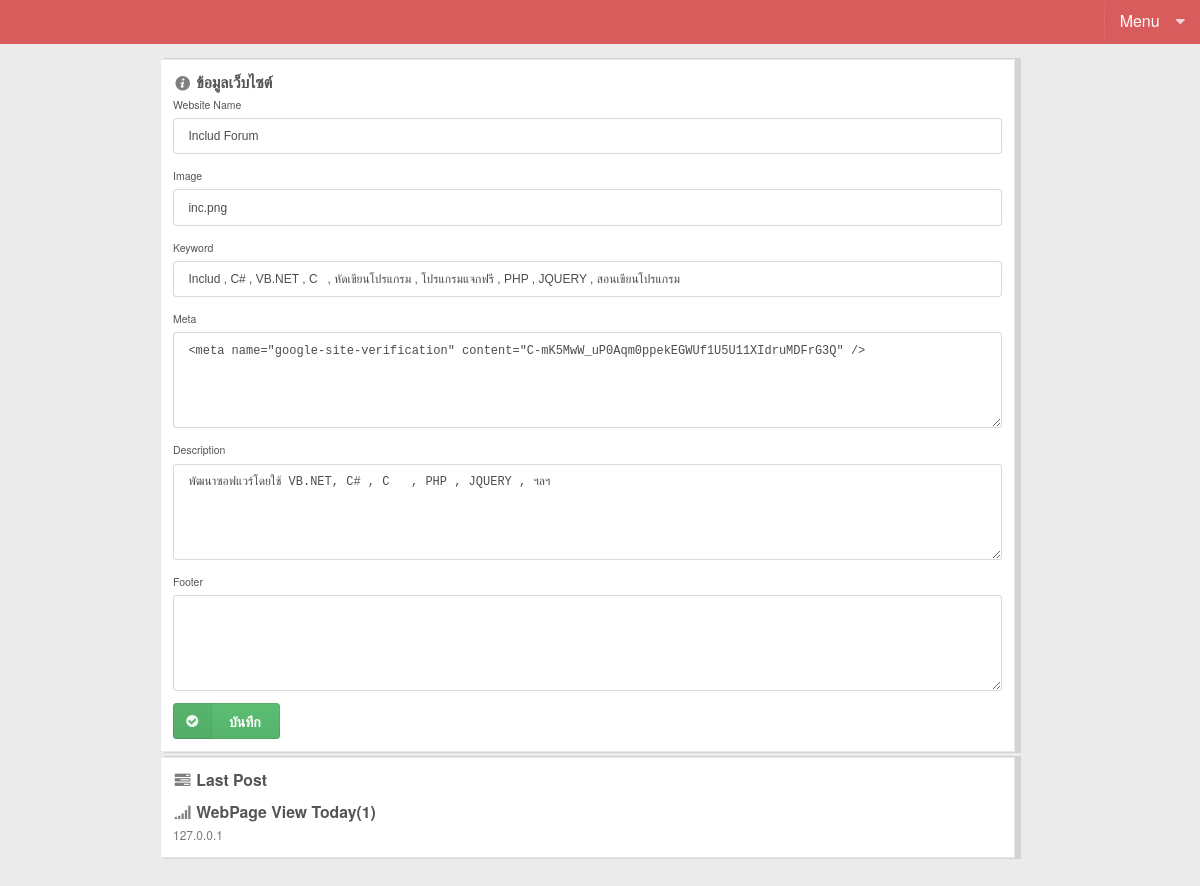
The app's page /cp/index.php (signed in) with its own data.
### tables this page shows
CREATE TABLE `info` (
  `wsname` text NOT NULL,
  `image` varchar(1000) NOT NULL,
  `keyword` text NOT NULL,
  `meta` text NOT NULL,
  `description` text NOT NULL,
  `contact` text NOT NULL,
  `footer` text NOT NULL
);

### cp/index.php (the view, shortened to what this page needs)
<!DOCTYPE html>
<?php
	require("lib/webconfig.php");
?>
<html>
<head>
<link href='css/semantic.css' rel='stylesheet' />
<link href='css/main.css' rel='stylesheet' />
<link rel="stylesheet" href="http://cdn.wysibb.com/css/default/wbbtheme.css" />
</head>
<body>
<?php if(@$_SESSION['Admin']){?>
<div class="navheader">
<div class="ui inverted red menu">
  		  <div class="right menu">
		<div class="ui dropdown item">
		  Menu<i class="dropdown icon"></i>
		</div>
	  </div>
</div>
</div>
<div class="data-contain-div">
<div class="data-div left">
<?php
	@$sec = $_GET['sec'];
	switch($sec)
	{
?>
<?php
			default:
?>
<?php
	$info = $mysqli->query("SELECT * FROM info");
	$info_result = $info->fetch_assoc();
?>
<div class="status-div">
<div class="ui form segment">
	<div class="field">
		<label><h2><i class="info basic icon"></i>ข้อมูลเว็บไซต์</h2></label>
<div class="ui form">
  <div class="field">
    <label>Website Name</label>
    <input type="text" id="website" value="<?php echo $info_result['wsname']?>">
  </div>
</div>
<div class="ui form">
  <div class="field">
    <label>Image</label>
    <input type="text" id="image" value="<?php echo $info_result['image']?>">
  </div>
</div>
<div class="ui form">
  <div class="field">
    <label>Keyword</label>
    <input type="text" id="keyword" value="<?php echo $info_result['keyword']?>">
  </div>
</div>
<div class="ui form">
  <div class="field">
    <label>Meta</label>
    <textarea style="height:50px;" id="meta"><?php echo $info_result['meta']?></textarea>
  </div>
</div>
<div class="ui form">
  <div class="field">
    <label>Description</label>
    <textarea style="height:50px;" id="description"><?php echo $info_result['description']?></textarea>
  </div>
</div>
<div class="ui form">
  <div class="field">
    <label>Footer</label>
    <textarea style="height:50px;" id="footer"><?php echo $info_result['footer']?></textarea>
  </div>
</div>
	<div class="small green ui labeled icon button" onclick="InfoUp(); return false">
    <i class="ok sign icon"></i>
	บันทึก
</div>
	</div>
</div>
</div>
<div class="status-div">
<div class="ui form segment">
	<div class="field">
		<label><h2><i class="tasks icon"></i>Last Post</h2></label>
	</div>
	<div class="field">
		<?php
			$daynow = date("Y-m-d");
			$num_row = $mysqli->query("SELECT DISTINCT * FROM logip WHERE time_view = '$daynow'");
			$num_result = $num_row->num_rows;
		?>
		<label><h2><i class="signal icon"></i>WebPage View Today(<?php echo $num_result?>)</h2></label>
		<div>
		<?php
			$log = $mysqli->query("SELECT DISTINCT * FROM logip WHERE time_view = '$daynow'");
			while($log_result = $log->fetch_assoc()){
		?>
			<span><?php echo $log_result['ipaddress']?></span></br>
		<?php } ?>
		</div>
	</div>
</div>
</div>
<?php
			break;
	}
?>
</div>
</div>
<?php } ?>
</body>
</html>

### cp/css/main.css (style rules this page uses)
body { font-family: "Helvetica Neue",Helvetica,Arial,sans-serif; font-size:12px; color: #777; margin:0px; line-height: 20px; background-attachment:fixed; background-color:#EBEBEB; background-position:center; }
.data-contain-div { width:900px; margin:auto; }
h1, h2 , h3 , h4 , h5 { padding:0px; margin:0px; }
.left { float:left; }
.data-div { width:95%; padding:10px; margin-bottom:50px; }
.right { float:right; }
.status-div { margin-top:5px; }

### records on screen
info: wsname "Includ Forum", image "inc.png", keyword "Includ , C# , VB.NET , C , หัดเขียนโปรแกรม , โปรแกรมแจกฟรี , PHP , JQUERY , สอนเขียนโปรแกรม", meta "<meta name=\"google-site-verification\" content=\"C-mK5MwW_uP0Aqm0ppekEGWUf1U5U11XIdruMDFrG3Q\" />", description "พัฒนาซอฟแวร์โดยใช้ VB.NET, C# , C , PHP , JQUERY , ฯลฯ"

### other values on screen
$num_result "1"
$log_result['ipaddress'] "127.0.0.1"
